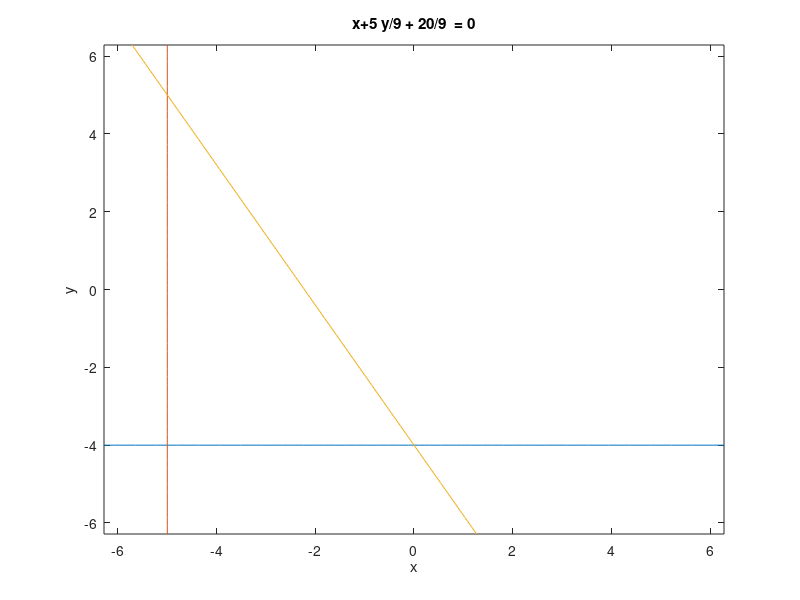

Write MATLAB code to recreate this figure.
figure
 ezplot('0*x-y-4')  
 hold on
ezplot('-x+0*y-5')  
hold on
ezplot('x+5*y/9 + 20/9 ')
return



ezplot('x - y/2 - 2')
hold on
ezplot('x - 2 + 0*y')
hold on
ezplot('(2*y)/5 - x + 8/5') 
xlim([-0.5, 2.5]); % Set x-axis range from 0 to 6
ylim([-4.5, 1.5]); % Set y-axis range from 0 to 6
%return



figure
ezplot('x + y/3 - 2')
hold on
ezplot('0*x -y')
hold on
ezplot('(2*y)/5 - x + 8/5') 
xlim([-0.5, 2.5]); % Set x-axis range from 0 to 6
ylim([-4.5, 1.5]); % Set y-axis range from 0 to 6
%return

figure
ezplot('x - y/2 - 2')
hold on
ezplot('0*x -y')
hold on
ezplot('(2*y)/5 - x + 8/5') 
xlim([-0.5, 2.5]); % Set x-axis range from 0 to 6
ylim([-4.5, 1.5]); % Set y-axis range from 0 to 6

%return

figure
ezplot('2 - y/3 - x')
hold on
ezplot('x - 2 + 0*y')
hold on
ezplot('(2*y)/5 - x + 8/5') 

xlim([-0.5, 2.5]); % Set x-axis range from 0 to 6
ylim([-4.5, 1.5]); % Set y-axis range from 0 to 6

return


% 
% figure
% y/7 - x + 4/7 <= 0 
% x + y/3 - 2 <= 0 
% -y <= 0 
% Variables
% 
% ans =
% 
% [x, y]
% 
%     "nVertices = "    "4"
% 
% vx =  5.714286e-01  1  1.600000e+00  1.818182e+00  
% vy =  0  3  0  5.454545e-01  
% 
% Intersection of following ineqs
% y/7 - x + 4/7 <= 0 
% x - (2*y)/5 - 8/5 <= 0 
% -y <= 0 
% x + y/3 - 2 <= 0 
% Variables
% 
% ans =
% 
% [x, y]
% 
%     "nVertices = "    "3"
% 
% vx =  2  1.818182e+00  1.600000e+00  
% vy =  0  5.454545e-01  0  
% 
% Intersection of following ineqs
% x + y/3 - 2 <= 0 
% -y <= 0 
% (2*y)/5 - x + 8/5 <= 0 
% return





figure;
ezplot(' x + y   ')
hold on
ezplot(' x - y   ')
hold on
ezplot(' 0.5 * x - y   ')
hold on
ezplot(' 0*x + y -1  ')
hold on
xlim([-2, 2]); % Set x-axis range from 0 to 6
ylim([-1, 2]); % Set y-axis range from 0 to 6

return


ezplot('x + 2*y + 4 ') 
hold on
ezplot('(9*y)/5 - x + 5  ')
hold on
ezplot('0*x + y + 5  ') 
hold on


figure;
ezplot('- x - 7*y - 4  ')
hold on
ezplot('x + 2*y + 4 ') 
hold on
ezplot('(9*y)/5 - x + 5  ')
hold on
ezplot('0*x + y + 5  ') 
hold on

return

figure;
ezplot('2*x^3-24*x^2+90*x+7 ')
return

figure;
ezplot('- x - 7*y - 4  ')
hold on
ezplot('x +7*y - 10  ')
hold on
ezplot('x + 2*y + 4 ') 
hold on
return


% - s1 - 7*s2 - 4 <= 0 
% s1 + 7*s2 - 10 <= 0 
% s1 + 2*s2 + 4 <= 0 
% 
% s1 + 7*s2 + 4 <= 0 
% s1 - (9*s2)/5 - 5 <= 0 
% - s2 - 5 <= 0 
% s1 + 2*s2 + 4 <= 0 

figure;
ezplot('- x - 7*y - 4  ')
hold on
ezplot('(9*y)/5 - x + 5  ')
hold on
ezplot('56*y-48*x-4*x*y-x^2-4*y^2+184') 
hold on
ezplot('x + 2*y - 4 ') 
hold on
ezplot('x + 2*y + 4 ') 
hold on
return




figure;
ezplot('- x - 7*y - 4  ')
hold on
ezplot('148*x - 196*y + (x + 7*y)^2 - 684 ')
hold on
ezplot('(9*y)/5 - x + 5  ')
hold on
ezplot('56*y-48*x-4*x*y-x^2-4*y^2+184') 
hold on
ezplot('x + 2*y - 4 ') 
hold on
return

figure;
ezplot('- x - 7*y - 4  ')
hold on
ezplot('x + 2*y + 4 ') 
hold on
ezplot('56*y-48*x-4*x*y-x^2-4*y^2+184') 
hold on
ezplot('x + 2*y - 4 ') 
hold on

return

figure;
ezplot('- x - 7*y - 4  ')
hold on
ezplot('(9*y)/5 - x + 5  ')
hold on
ezplot('x + 2*y + 4 ') 
hold on
ezplot('x + 2*y - 4 ') 
hold on
return


figure;
ezplot('- x - 7*y - 4  ')
hold on
ezplot('148*x - 196*y + (x + 7*y)^2 - 684 ')
hold on
ezplot('(9*y)/5 - x + 5  ')
hold on
X = [3.1591,3.1591,3.0591,3.2591,3.0591,3.2591];
Y = [-1.1227,-0.9227,-1.0227,-1.0227,-0.5381,-1.5073];
plot(X,Y);
hold on;

return
figure;
X = [-5,-5,1,0,-5,-5,1];
Y = [5,-4,3,-4,-4,5,3];

plot(X,Y);
hold on;
xlim([-6, 4]); % Set x-axis range from 0 to 6
ylim([-5, 6]); % Set y-axis range from 0 to 6

return
X = [1,0,2,2,1];
Y = [3,-4,0,1,3];
plot(X,Y);
hold on;

return
%d(1)=domain([-5,-4;0,-4;1,3;-5,5],x,y); 
 %           d(2)=domain([0,-4;2,0;2,1;1,3],x,y); 

figure;

hold on

ezplot('0*x + y + 5  ') 
hold on


ezplot('9*y/5-x+5')
hold on
return


figure;
ezplot('x + 0*y + 4 ') 
hold on
f = ezplot('- x/sqrt(2) - y - 7.824 ') 
set(f, 'Color', 'r');

hold on

ezplot('0*x + y + 5  ') 
hold on


ezplot('9*y/5-x+5')
hold on
return



ezplot('x + y + 2')

%ezplot('x + 2*y + 4 <= 0') 
hold on
ezplot('x + 0*y + 1 ') 
hold on
ezplot('0*x + y + 1 ') 
hold on
ezplot('2* x + y + 2')

%ezplot('x + 2*y + 4 <= 0') 
hold on
%ezplot('x + 7*y - 46 <= 0') 
%hold on
return
figure;
ezplot('1-5/2*y-x  ')
hold on
ezplot('- x - 2*y - 4 ')
hold on
ezplot('x - 2*y +44  ')
hold on
return





ezplot('(9*y)/5 - x + 5 ')
hold on
return

x = sym('x')
y = sym('y')
subs(4 - 2*y - x,[x,y],[-20,13])
subs(x-2*y+44,[x,y],[-20,13])
return

figure;
ezplot('8*x+24*y-(x+2*y)^2-32 ')
hold on
ezplot('x + (5*y)/2 - 1 ')
hold on
return



ezplot('4 - 2*y - x ')
 hold on
 ezplot('-x -2* y - 4 ') 
 hold on
ezplot('2*y-x-15 ')
hold on



return

%X = [-5,0,-5,-5];
%Y = [-4,-4,5,-4];
% X = [-5,0,1,-5];
% Y = [5,-4,3,5];
 X = [-5,-5,0,1,-5];
 Y = [5,-4,-4,3,5];

plot(X,Y);
xlim([-6, 2]); % Set x-axis range from 0 to 6
ylim([-5, 6]); % Set y-axis range from 0 to 6
return
ezplot('(9*y)/5 - x + 5 ')
hold on
%ezplot('x + 7*y - 10 ')
%hold on

ezplot('- x - 7*y - 4 ')
hold on
return

ezplot('148*x - 196*y + (x + 7*y)^2 - 684 ')
hold on
ezplot('y/3 - x + 14/3 ')
hold on

s2/3 - s1 + 14/3
return



ezplot('- y - 4 +0*x ')
hold on
ezplot('x + (5*y)/9 + 20/9 ')
hold on
ezplot('x + 3*y - 10 ')
hold on
ezplot('x - (6*y)/7 + 11/7  ')
hold on
ezplot('x - y/7 - 4/7')
hold on
ezplot('- x - 5 +0*y')
hold on
%return
%ezplot('-x + y ')
hold on
return
ezplot('-x -3 + y ')
hold on
ezplot('-x^2 +1 +  y ')
hold on
ezplot('-x^2 -1 + y ')
hold on
return
ezplot('x + y ')
hold on
ezplot('(5*y)/4 - x + 25/4')
hold on
ezplot('- x - (3*y)/2 - 3/2')
hold on
ezplot('27*x - (51*y)/2 + (x + (3*y)/2)^2 - 591/4 ')
hold on
ezplot('(9*y)/2 - 3*x + (x + (3*y)/2)^2 + 9/4')
hold on
return


(9*y)/2 - 3*x + (x + (3*y)/2)^2 + 9/4 <= 0 


ezplot('x+y-1')
hold on
ezplot('-x-y')
hold on
ezplot('y/3 - x - 1/6')
hold on
ezplot('x - (5*y)/4 - 25/4')
hold on
ezplot('(x + y)^2 - 8*x ')

hold on
ezplot('7*x - 5*y - 25')
hold on

return
ezplot('x + y - 1  ')
hold on
ezplot('- x - y  ')

hold on
ezplot('x - y/3 + 1/6 ')
hold on
ezplot('y - x - 1  ')
hold on
ezplot('(x + y)^2 - 8*x  ')
hold on
ezplot('18*y - 18*x - (x + y)^2 + 99  ')


hold on
return



return
%ezplot('-y')
%ezplot("-y")
%hold on
ezplot('log(abs(x))/log(exp(1))')
return
ezplot('x^2*(ln(abs(y)+0.5))'  )
return
%ezplot('exp(-x^2)',[-1,1]  )
%ezplot('sin(x)' ,[-1,1] )
ezplot('abs(x*y)'  )

hold on

%ezplot('x - 1' ) 
%hold on
ezplot('x - y'  )

hold on
ezplot('(2*y)/3 - x - 1') 
hold on
ezplot('- x - (2*y)/3' )
hold on
ezplot('6^(1/2)/4 - (6^(1/2)*x)/2 - y + 7/8'  )
hold on
ezplot('y + (6^(1/2)*x)/2 - 3/8' )
hold on
return
ezplot("x - y")
hold on

ezplot("-3*x + 2*y -3")
hold on
ezplot("x + y")
hold on
ezplot("x + y-2")
hold on
ezplot("x + 3*y/2+3/2")
hold on
ezplot("x + 3*y/2-9/2")
hold on
return
ezplot("3*x + 2*y")
hold on
return
ezplot('s2/2 - s1/2 - (s1 + s2)^2/36 + 11/4')
hold on
ezplot('(27*s1)/44 - (51*s2)/88 + (s1 + (3*s2)/2)^2/44 - 591/176')
hold on
return

(27*s1)/44 - (51*s2)/88 + (s1 + (3*s2)/2)^2/44 - 591/176 
s2/2 - s1/2 - (s1 + s2)^2/36 + 11/4 
(51*s2)/88 - (27*s1)/44 - (s1 + (3*s2)/2)^2/44 + 591/176 <= 0

%ezplot('x-y-2')
%hold on
%ezplot('-x+y')
%hold on
ezplot('8*x-(x+y)^2')
hold on
ezplot("x-y+1")
%ezplot("y-1")
hold on
ezplot("y+x-2")
hold on
ezplot("y+x")
hold on
